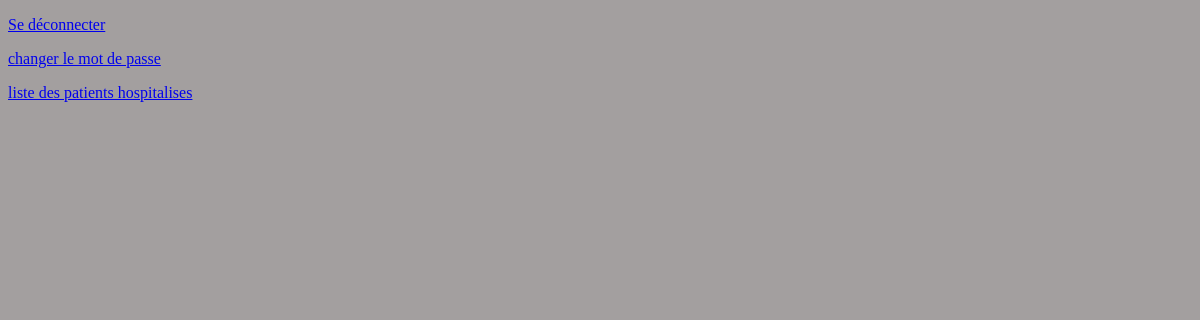
The app's page /dossier/1/rapport_medical/ (signed in), older data.
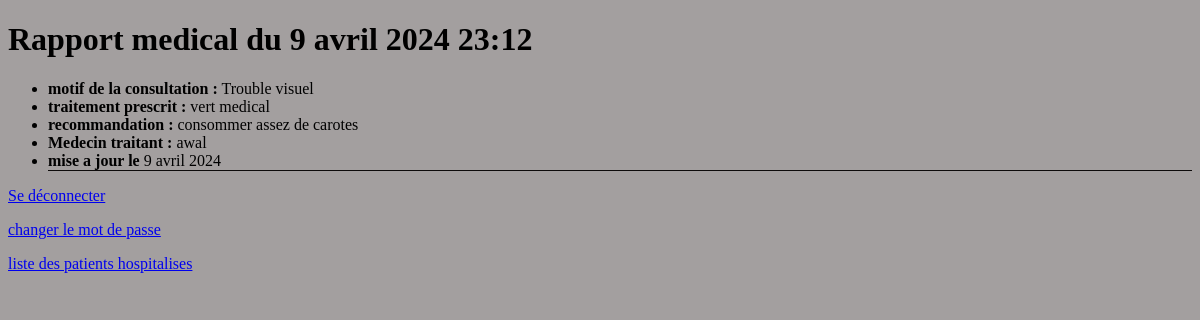
The same page, newer data.
### patient/models.py (models this page shows)
class Rapport_medical(models.Model):
    examen_medical = models.ForeignKey(Examen_medical,null=True,on_delete=models.CASCADE)
    motif_consultation = models.CharField(null=True,max_length=1000,verbose_name='motif de la consultation')
    traitement_prescrit = models.CharField(null=True,max_length=1000,verbose_name='traitement prescrits')
    recommandation = models.CharField(max_length=2000,null=True)
    medecin = models.ForeignKey(settings.AUTH_USER_MODEL,on_delete=models.CASCADE)
    date_consultation = models.DateTimeField(auto_now_add=True)
    date_modification = models.DateField(auto_now=True)

### authentication/models.py (models this page shows, shortened)
class User(AbstractUser):
    PATIENT = 'PATIENT'
    MEDECIN = 'MEDECIN'
    MASCULIN = 'M'
    FEMININ = 'F'
    ROLE_CHOICES_ONE = (
        (PATIENT,'patient'),
        (MEDECIN,'medecin'),
    )
    ROLE_CHOICES_TWO = (
        (MASCULIN,'M'),
        (FEMININ,'F'),
    )
    profile_photo = models.ImageField(verbose_name='photo de profil')
    role = models.CharField(max_length=30, choices=ROLE_CHOICES_ONE, verbose_name='rôle')
    date_naissance = models.DateField(null=True)
    sex = models.CharField(max_length=1,choices=ROLE_CHOICES_TWO,verbose_name='sexe')
    telephone = models.IntegerField(null=True)

### patient/views.py (the view)
# urls.py: path('dossier/<int:id>/rapport_medical/',patient.views.rapport_medical,name='rapport_medical'),
def rapport_medical(request,id):
    examen = Examen_medical.objects.get(id=id)
    rapports = Rapport_medical.objects.filter(examen_medical=examen)
    return render(request,'patient/rapport_medical.html',{"rapports":rapports})

### patient/templates/patient/rapport_medical.html
{% extends 'base.html' %}
{% block content %}
{% for rapport in rapports %}
<h1>Rapport medical du {{ rapport.date_consultation }}</h1>
<ul>
    <li><strong>motif de la consultation :</strong> {{ rapport.motif_consultation }}</li>
    <li><strong>traitement prescrit :</strong> {{ rapport.traitement_prescrit }}</li>
    <li><strong>recommandation : </strong> {{ rapport.recommandation }}</li>
    <li><strong>Medecin traitant : </strong>{{ rapport.medecin }}</li>
    <li><strong>mise a jour le </strong> {{ rapport.date_modification }}</li>
    <div style="border-top: 1px solid #0e0c0c;"></div>
</ul>
{% endfor %}
{% endblock %}

### templates/base.html (shortened to what this page needs)
{% load static %}
<!DOCTYPE html>
<html lang="en">
<head>
    <link rel="stylesheet" href="{% static 'login.css'%}">
</head>
<body>
    {% block content %}{% endblock content %}
    {% if user.is_authenticated %}
        <p><a href="{% url 'logout' %}">Se déconnecter</a></p>
        <p><a href="{% url 'password_change' %}">changer le mot de passe</a></p>
        <p><a href="{% url 'list_patient_hospitalise'%}">liste des patients hospitalises</a></p>
    {% endif %}
</body>
</html>

### static/login.css (style rules this page uses)
body { background-color: #a39f9f }

Row changes from the older to the newer data that the page shows:
added Rapport_medical: date_consultation "9 avril 2024 23:12", motif_consultation "Trouble visuel", traitement_prescrit "vert medical", recommandation "consommer assez de carotes", medecin "awal", date_modification "9 avril 2024"
